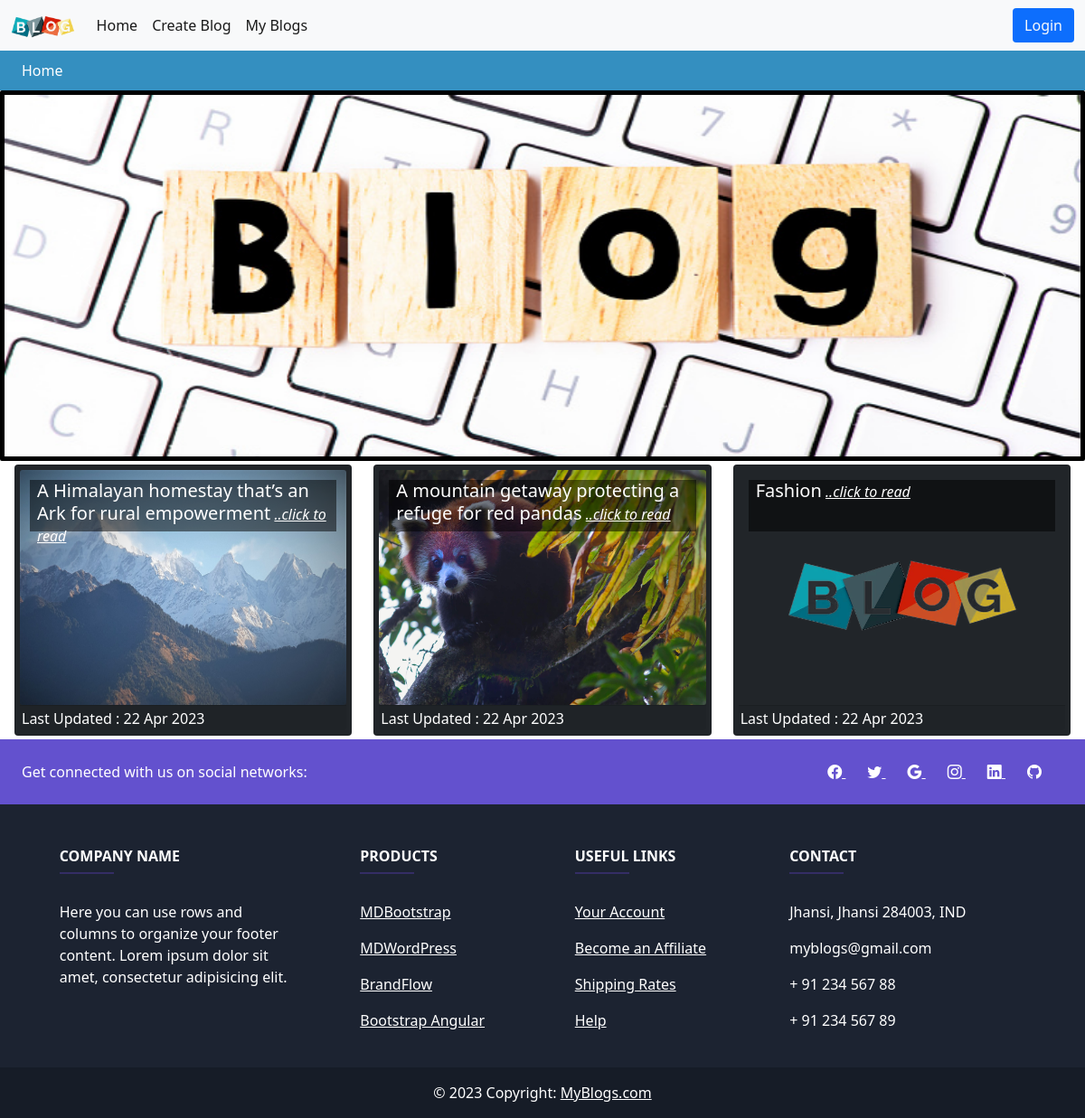
The page / on the database its author committed.
### creator/models.py (models this page shows)
class Blogs(models.Model):
    category = models.ForeignKey(BlogsCategory,on_delete=models.CASCADE)
    author = models.ForeignKey(User,on_delete=models.CASCADE)
    cover_image = models.ImageField(upload_to='blog/',null=True,blank=True)
    about = models.CharField(max_length=500,null=True,blank=True)
    title = models.CharField(max_length=500,null=True,blank=True)
    body = RichTextUploadingField(blank=True,null=True)
    created_at = models.DateTimeField(auto_now_add=True)
    updated_at = models.DateTimeField(auto_now=True)

### creator/views.py (the view)
# urls.py: path('',views.home,name='home'),
def home(request):
    try:
        data = db.all_blogs('all')
        return render(request,'home.html',data)
    except Exception as e:
        pass

### creator/database.py (called while the page is built)
def all_blogs(param):
    try:
        if param == 'all':
            categories = BlogsCategory.objects.all()
            blog = Blogs.objects.all()
        return {'categories':categories,'blogs':blog}
    except Exception as e:
        pass

### creator/templates/home.html (shortened to what this page needs)
{% extends 'base/base.html' %}
{% block content %}
<div class="navigation d-flex">
    <a href="javascript:void(0);" class="">Home</a>
</div>
<div id="carouselExampleInterval" class="carousel slide" data-bs-ride="carousel">
    <div class="carousel-inner">
      <div class="carousel-item active" data-bs-interval="10000">
        <img src="/static/images/home/1.jpg" class="d-block w-100" alt="...">
      </div>
    </div>
    <button class="carousel-control-prev" type="button" data-bs-target="#carouselExampleInterval" data-bs-slide="prev">
      <span class="carousel-control-prev-icon" aria-hidden="true"></span>
    </button>
    <button class="carousel-control-next" type="button" data-bs-target="#carouselExampleInterval" data-bs-slide="next">
      <span class="carousel-control-next-icon" aria-hidden="true"></span>
    </button>
  </div>
<div class="row ms-1 me-1">
{% for blog in blogs %}
    <div class="col-md-4 mt-1">
        <div class="card bg-dark text-white blog-box">
            <img src="/static/media/{{blog.cover_image}}" class="card-img" alt="...">
            <div class="card-img-overlay">
                <div class="box-text">
                    <h5 class="card-title d-inline">{{blog.title|truncatewords:13}}</h5>
                    <a href="{% url 'blog' blog.id %}" class="d-inline text-white fst-italic">..click to read</a>
                </div>
            </div>
            <div class="card-footer" style="padding:2px 3px 1px 2px;">
                Last Updated : {{blog.updated_at|date:"d M Y"}}
            </div>
        </div>
    </div>
{% endfor %}
</div>
{% endblock %}

### users/templates/base/base.html (shortened to what this page needs)
<!DOCTYPE html>
<html lang="en">
<head>
    <link href="https://cdn.jsdelivr.net/npm/bootstrap@5.0.2/dist/css/bootstrap.min.css" rel="stylesheet">
    <link href="https://cdn.jsdelivr.net/npm/bootstrap@5.0.2/dist/css/bootstrap.min.css" rel="stylesheet">
    <link rel="stylesheet" href="https://cdn.jsdelivr.net/npm/bootstrap-icons@1.3.0/font/bootstrap-icons.css">
    <link rel="stylesheet" href="/static/css/common.css">
</head>
<body>
    {% include 'base/navbar.html' %}
    <div class="user-screen">
        {% block content %}{% endblock %}
    </div>
    {% include 'footer.html' %}
</body>
</html>

### users/templates/base/navbar.html (shortened to what this page needs)
<nav class="navbar navbar-expand-lg navbar-light bg-light">
    <div class="container-fluid">
      <a class="navbar-brand" href="#"><img src="/static/images/logos/blogWeb.png" alt=""></a>
      <div class="collapse navbar-collapse" id="navbarSupportedContent">
        <ul class="navbar-nav me-auto mb-2 mb-lg-0">
          <li class="nav-item">
            <a class="nav-link active" aria-current="page" href="{% url 'home' %}">Home</a>
          </li>
          <li class="nav-item">
            <a class="nav-link active" aria-current="page" href="{% url 'add_blog' %}">Create Blog</a>
          </li>
          <li class="nav-item">
            <a class="nav-link active" aria-current="page" href="{% url 'my_blog_list' %}">My Blogs</a>
          </li>
        </ul>
        {% if not request.user.is_authenticated %}
        <a href="{% url 'sign_in' %}" class="btn bg-primary text-light">Login</a>
        {% endif %}
      </div>
    </div>
  </nav>

### users/templates/footer.html (shortened to what this page needs)
{% block content %}
<div class="footer-container mt-1">
    <footer
            class="text-center text-lg-start text-white"
            style="background-color: #1c2331"
            >
      <section
               class="d-flex justify-content-between p-4"
               style="background-color: #6351ce"
               >
        <div class="">
          <span>Get connected with us on social networks:</span>
        </div>
        <div>
          <a href="#" class="text-white me-4">
            <i class="bi bi-facebook"></i>
          </a>
          <a href="#" class="text-white me-4">
            <i class="bi bi-twitter"></i>
          </a>
          <a href="#" class="text-white me-4">
            <i class="bi bi-google"></i>
          </a>
          <a href="#" class="text-white me-4">
            <i class="bi bi-instagram"></i>
          </a>
          <a href="#" class="text-white me-4">
            <i class="bi bi-linkedin"></i>
          </a>
          <a href="#" class="text-white me-4">
            <i class="bi bi-github"></i>
          </a>
        </div>
      </section>
      <section class="">
        <div class="container text-center text-md-start mt-5">
          <div class="row mt-3">
            <div class="col-md-3 col-lg-4 col-xl-3 mx-auto mb-4">
              <h6 class="text-uppercase fw-bold">Company name</h6>
              <hr
                  class="mb-4 mt-0 d-inline-block mx-auto"
                  style="width: 60px; background-color: #7c4dff; height: 2px"
                  />
              <p>
                Here you can use rows and columns to organize your footer
                content. Lorem ipsum dolor sit amet, consectetur adipisicing
                elit.
              </p>
            </div>
            <div class="col-md-2 col-lg-2 col-xl-2 mx-auto mb-4">
              <h6 class="text-uppercase fw-bold">Products</h6>
              <hr
                  class="mb-4 mt-0 d-inline-block mx-auto"
                  style="width: 60px; background-color: #7c4dff; height: 2px"
                  />
              <p>
                <a href="#!" class="text-white">MDBootstrap</a>
              </p>
              <p>
                <a href="#!" class="text-white">MDWordPress</a>
              </p>
              <p>
                <a href="#!" class="text-white">BrandFlow</a>
              </p>
              <p>
                <a href="#!" class="text-white">Bootstrap Angular</a>
              </p>
            </div>
            <div class="col-md-3 col-lg-2 col-xl-2 mx-auto mb-4">
              <h6 class="text-uppercase fw-bold">Useful links</h6>
              <hr
                  class="mb-4 mt-0 d-inline-block mx-auto"
                  style="width: 60px; background-color: #7c4dff; height: 2px"
                  />
              <p>
                <a href="#!" class="text-white">Your Account</a>
              </p>
              <p>
                <a href="#!" class="text-white">Become an Affiliate</a>
              </p>
              <p>
                <a href="#!" class="text-white">Shipping Rates</a>
              </p>
              <p>
                <a href="#!" class="text-white">Help</a>
              </p>
            </div>
            <div class="col-md-4 col-lg-3 col-xl-3 mx-auto mb-md-0 mb-4">
              <h6 class="text-uppercase fw-bold">Contact</h6>
              <hr
                  class="mb-4 mt-0 d-inline-block mx-auto"
                  style="width: 60px; background-color: #7c4dff; height: 2px"
                  />
              <p> Jhansi, Jhansi 284003, IND</p>
              <p> myblogs@gmail.com</p>
              <p> + 91 234 567 88</p>
              <p> + 91 234 567 89</p>
            </div>
          </div>
        </div>
      </section>
      <div
           class="text-center p-3"
           style="background-color: rgba(0, 0, 0, 0.2)"
           >
        © 2023 Copyright:
        <a class="text-white" href="#">MyBlogs.com</a
          >
      </div>
    </footer>
  </div>
{% endblock %}

### static/css/common.css (style rules this page uses)
.navigation { background-color: #348fc0; color: white; padding: 10px 14px; }
.navigation a { color: #fff; padding: 0px 10px; text-decoration: none; }
.navbar-brand img { height: 25px; }

### users/templates/base/base.html (style rules this page uses)
.user-screen { min-height: 560px; }

### creator/templates/home.html (style rules this page uses)
.blog-box { padding: 5px; cursor: pointer; text-decoration: none; }
.blog-box img { height: 260px; }
.box-text { background: rgba(0, 0, 0, 0.5); padding-left: 8px; height: 57px; }
.carousel-item img { width: 100%; height: 400px; }
.carousel { border: 5px solid #000; border-radius: 2px; }

### rows shown on the page
Blogs: cover_image (picture), title "A Himalayan homestay that’s an Ark for rural empowerment", updated_at "22 Apr 2023"
Blogs: cover_image (picture), title "A mountain getaway protecting a refuge for red pandas", updated_at "22 Apr 2023"
Blogs: cover_image (picture), title "Fashion", updated_at "22 Apr 2023"
